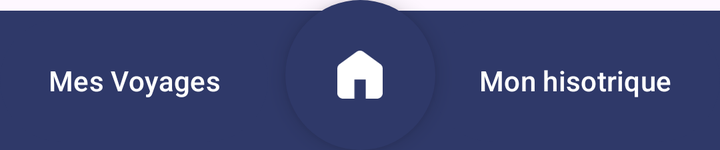
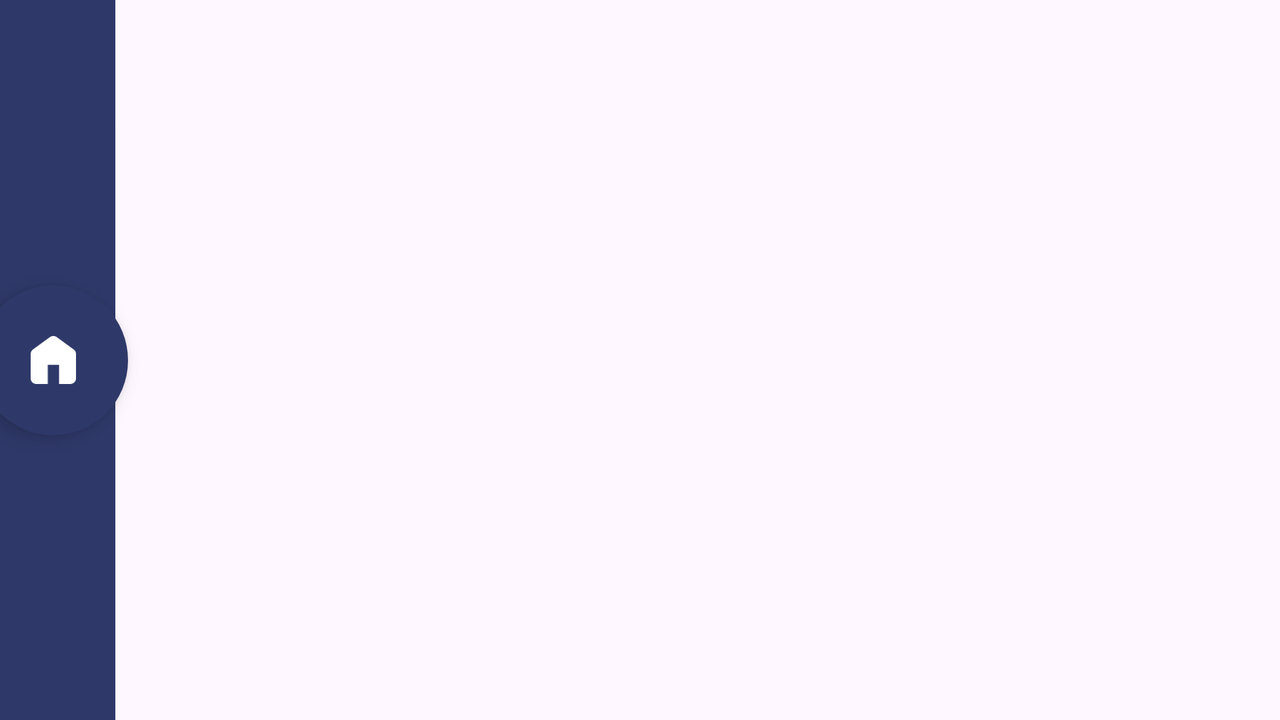

An Android layout and its configuration variant, each rendered on a device that would load it. The default file and the variant file are quoted in full after the pictures.
<!-- AndroidManifest.xml: application theme Theme.Client_Reservation_vol -->
<!-- res/layout/fragment_nav_bar.xml -->
<?xml version="1.0" encoding="utf-8"?>
<androidx.constraintlayout.widget.ConstraintLayout xmlns:android="http://schemas.android.com/apk/res/android"
    xmlns:app="http://schemas.android.com/apk/res-auto"
    xmlns:tools="http://schemas.android.com/tools"
    android:id="@+id/main"
    android:layout_width="match_parent"
    android:layout_height="wrap_content"
    tools:context=".MainActivity">

    <androidx.constraintlayout.widget.Guideline
        android:id="@+id/guideline_horizontale_bas"
        android:layout_width="wrap_content"
        android:layout_height="wrap_content"
        app:layout_constraintGuide_percent="0.07"
        android:orientation="horizontal" />

    <androidx.constraintlayout.widget.Guideline
        android:id="@+id/guideline_horizontale_top_fab"
        android:layout_width="wrap_content"
        android:layout_height="wrap_content"
        app:layout_constraintGuide_percent="0"
        android:orientation="horizontal" />

    <androidx.constraintlayout.widget.ConstraintLayout
        android:id="@+id/navbar_layout"
        android:layout_width="0dp"
        android:layout_height="0dp"
        android:background="@color/couleur_principale"
        app:layout_constraintBottom_toBottomOf="parent"
        app:layout_constraintEnd_toEndOf="parent"
        app:layout_constraintStart_toStartOf="parent"
        app:layout_constraintTop_toTopOf="@+id/guideline_horizontale_bas">

        <Button
            android:id="@+id/buttonMesVoyagesNav"
            android:layout_width="wrap_content"
            android:layout_height="0dp"
            android:backgroundTint="@color/couleur_principale"
            android:drawableTop="@drawable/ic_baseline_luggage_24"
            android:text="@string/mes_voyages"
            app:layout_constraintBottom_toBottomOf="parent"
            app:layout_constraintStart_toStartOf="parent"
            app:layout_constraintTop_toTopOf="parent" />

        <Button
            android:id="@+id/buttonPréférencesNav"
            android:layout_width="wrap_content"
            android:layout_height="0dp"
            android:backgroundTint="@color/couleur_principale"
            android:drawableTop="@drawable/history_24px"
            android:text="Mon hisotrique"
            app:layout_constraintBottom_toBottomOf="parent"
            app:layout_constraintEnd_toEndOf="parent"
            app:layout_constraintTop_toTopOf="parent" />

    </androidx.constraintlayout.widget.ConstraintLayout>

    <com.google.android.material.floatingactionbutton.FloatingActionButton
        android:id="@+id/floatingButtonHomeNav"
        android:layout_width="wrap_content"
        android:layout_height="wrap_content"
        android:clickable="true"
        android:contentDescription="@string/description_bouton_navigation_accueil"
        app:backgroundTint="@color/couleur_principale"
        app:fabCustomSize="75dp"
        app:fabSize="normal"
        app:layout_constraintEnd_toEndOf="parent"
        app:layout_constraintStart_toStartOf="parent"
        app:layout_constraintTop_toTopOf="@id/guideline_horizontale_top_fab"
        app:shapeAppearance="@style/Widget.Material3.FloatingActionButton.Large.Secondary"
        app:srcCompat="@drawable/ic_home"
        app:tint="@android:color/white"
        app:rippleColor="#19FFFFFF"/>


</androidx.constraintlayout.widget.ConstraintLayout>
<!-- resources referenced by this layout -->
<resources>
  <color name="couleur_principale">#2F3969</color>
  <!-- drawable ic_home (drawable) -->
  <vector xmlns:android="http://schemas.android.com/apk/res/android"
      android:width="32dp"
      android:height="34dp"
      android:viewportWidth="32"
      android:viewportHeight="34">
    <path
        android:pathData="M4,34C2.9,34 1.959,33.62 1.176,32.86C0.392,32.098 0,31.183 0,30.114V12.629C0,12.013 0.142,11.431 0.426,10.88C0.709,10.33 1.1,9.876 1.6,9.52L13.6,0.777C13.967,0.518 14.35,0.324 14.75,0.194C15.15,0.065 15.567,0 16,0C16.433,0 16.85,0.065 17.25,0.194C17.65,0.324 18.033,0.518 18.4,0.777L30.4,9.52C30.9,9.876 31.292,10.33 31.576,10.88C31.859,11.431 32,12.013 32,12.629V30.114C32,31.183 31.609,32.098 30.826,32.86C30.042,33.62 29.1,34 28,34H20V20.4H12V34H4Z"
        android:fillColor="#ffffff"/>
  </vector>
  <string name="description_bouton_navigation_accueil">Image du bouton de navigation vers l\'accueil</string>
  <string name="mes_voyages">Mes Voyages</string>
  <style name="Theme.Client_Reservation_vol" parent="Base.Theme.Client_Reservation_vol" />
  <style name="Base.Theme.Client_Reservation_vol" parent="Theme.Material3.DayNight.NoActionBar">
          
          
      </style>
</resources>
<!-- res/layout-land/fragment_nav_bar.xml (the repository's variant of the layout above) -->
<!-- drawn on the phone turned sideways -->
<?xml version="1.0" encoding="utf-8"?>
<androidx.constraintlayout.widget.ConstraintLayout xmlns:android="http://schemas.android.com/apk/res/android"
    xmlns:app="http://schemas.android.com/apk/res-auto"
    xmlns:tools="http://schemas.android.com/tools"
    android:id="@+id/main"
    android:layout_width="match_parent"
    android:layout_height="match_parent"
    tools:context=".MainActivity">

    <androidx.constraintlayout.widget.Guideline
        android:id="@+id/guideline_horizontale_bas"
        android:layout_width="wrap_content"
        android:layout_height="wrap_content"
        app:layout_constraintGuide_percent="0.09"
        android:orientation="vertical" />

    <androidx.constraintlayout.widget.Guideline
        android:id="@+id/guideline_horizontale_top_fab"
        android:layout_width="wrap_content"
        android:layout_height="wrap_content"
        app:layout_constraintGuide_percent="0.1"
        android:orientation="vertical" />

    <androidx.constraintlayout.widget.ConstraintLayout
        android:id="@+id/navbar_layout"
        android:layout_width="0dp"
        android:layout_height="0dp"
        android:background="@color/couleur_principale"
        app:layout_constraintBottom_toBottomOf="parent"
        app:layout_constraintEnd_toEndOf="@+id/guideline_horizontale_bas"
        app:layout_constraintStart_toStartOf="parent"
        app:layout_constraintTop_toTopOf="parent">

        <Button
            android:id="@+id/buttonMesVoyagesNav"
            android:layout_width="wrap_content"
            android:layout_height="0dp"
            android:layout_marginTop="24dp"
            android:backgroundTint="@color/couleur_principale"
            android:drawableTop="@drawable/ic_baseline_luggage_24"
            app:layout_constraintDimensionRatio="1:1"
            app:layout_constraintEnd_toEndOf="parent"
            app:layout_constraintStart_toStartOf="parent"
            app:layout_constraintTop_toTopOf="parent" />

        <Button
            android:id="@+id/buttonPréférencesNav"
            android:layout_width="wrap_content"
            android:layout_height="0dp"
            android:layout_marginBottom="24dp"
            android:backgroundTint="@color/couleur_principale"
            android:drawableTop="@drawable/history_24px"
            app:layout_constraintBottom_toBottomOf="parent"
            app:layout_constraintDimensionRatio="1:1"
            app:layout_constraintEnd_toEndOf="parent"
            app:layout_constraintStart_toStartOf="parent" />

    </androidx.constraintlayout.widget.ConstraintLayout>

    <com.google.android.material.floatingactionbutton.FloatingActionButton
        android:id="@+id/floatingButtonHomeNav"
        android:layout_width="wrap_content"
        android:layout_height="wrap_content"
        android:clickable="true"
        android:contentDescription="@string/description_bouton_navigation_accueil"
        app:backgroundTint="@color/couleur_principale"
        app:fabCustomSize="75dp"
        app:fabSize="normal"
        app:layout_constraintTop_toTopOf="parent"
        app:layout_constraintBottom_toBottomOf="parent"
        app:layout_constraintEnd_toEndOf="@id/guideline_horizontale_top_fab"
        app:shapeAppearance="@style/Widget.Material3.FloatingActionButton.Large.Secondary"
        app:srcCompat="@drawable/ic_home"
        app:tint="@android:color/white"
        app:rippleColor="#19FFFFFF"/>


</androidx.constraintlayout.widget.ConstraintLayout>
<!-- resources referenced by the variant -->
<!-- as the phone turned sideways resolves them -->
<resources>
  <color name="couleur_principale">#2F3969</color>
  <!-- drawable ic_home (drawable) -->
  <vector xmlns:android="http://schemas.android.com/apk/res/android"
      android:width="32dp"
      android:height="34dp"
      android:viewportWidth="32"
      android:viewportHeight="34">
    <path
        android:pathData="M4,34C2.9,34 1.959,33.62 1.176,32.86C0.392,32.098 0,31.183 0,30.114V12.629C0,12.013 0.142,11.431 0.426,10.88C0.709,10.33 1.1,9.876 1.6,9.52L13.6,0.777C13.967,0.518 14.35,0.324 14.75,0.194C15.15,0.065 15.567,0 16,0C16.433,0 16.85,0.065 17.25,0.194C17.65,0.324 18.033,0.518 18.4,0.777L30.4,9.52C30.9,9.876 31.292,10.33 31.576,10.88C31.859,11.431 32,12.013 32,12.629V30.114C32,31.183 31.609,32.098 30.826,32.86C30.042,33.62 29.1,34 28,34H20V20.4H12V34H4Z"
        android:fillColor="#ffffff"/>
  </vector>
  <string name="description_bouton_navigation_accueil">Image du bouton de navigation vers l\'accueil</string>
  <style name="Theme.Client_Reservation_vol" parent="Base.Theme.Client_Reservation_vol" />
  <style name="Base.Theme.Client_Reservation_vol" parent="Theme.Material3.DayNight.NoActionBar">
          
          
      </style>
</resources>
